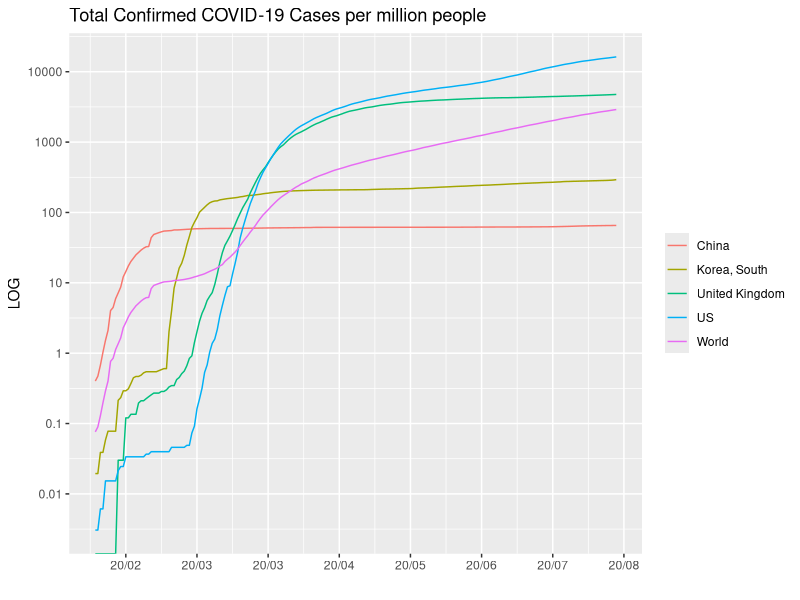

This figure's R source:
# read in the csv
rawdata = read.csv("time_series_covid19_confirmed_global.csv")
population = read.csv("populations.csv")

rawdata$population <- population$Population

# create list of needed countries
countries <- c("US", "United Kingdom", "China", "Korea, South", "World")

#create a new row for the world totals
world <- c(c("", "World", 0, 0), colSums(rawdata[,5:211], na.rm = TRUE))
china <- c(c("", "China", 0, 0), colSums(rawdata[which(rawdata$Country.Region == "China"),5:211]))
     
# add the new row back into the table
data <- rbind(rawdata, world)
data <- rbind(data, china)

# convert to cases per million
#install.packages("reshape2")
library(reshape2)

data <- reshape2::melt(data, id.vars = c("Province.State", "Country.Region", "population","Lat", "Long"), variable.name = "Date", value.name = "Confirmed") # reshape data so it's easier to work with
data$Confirmed <- as.numeric(data$Confirmed)
data$population <- as.numeric(data$population, na.rm = TRUE)

data$Infectedpermil<-(1000000*data$Confirmed/data$population)



#subset for the desired countries
selection <- data[which(data$Country.Region %in% countries & data$Province.State == ""),]

#reformat the dates
selection$Date<-as.Date(selection$Date, format = c("X%m.%d.%y"))

library(ggplot2)

#build a line plot
plot <- ggplot(selection, aes(y = Infectedpermil, x = Date, fill = Country.Region, color = Country.Region)) +  geom_line()
plot <- plot + scale_y_continuous(trans='log10', breaks = c(.01, .1, 1, 10, 100, 1000, 10000, 100000), labels = c(.01, .1, 1, 10, 100, 1000, 10000, 100000)) #with logarithmic y-axis
plot <- plot + scale_x_date(date_labels="%y/%m", date_breaks="4 weeks")
plot <- plot + labs(title = "Total Confirmed COVID-19 Cases per million people", x = "", y = "LOG")
plot <- plot + theme(legend.title=element_blank())
plot